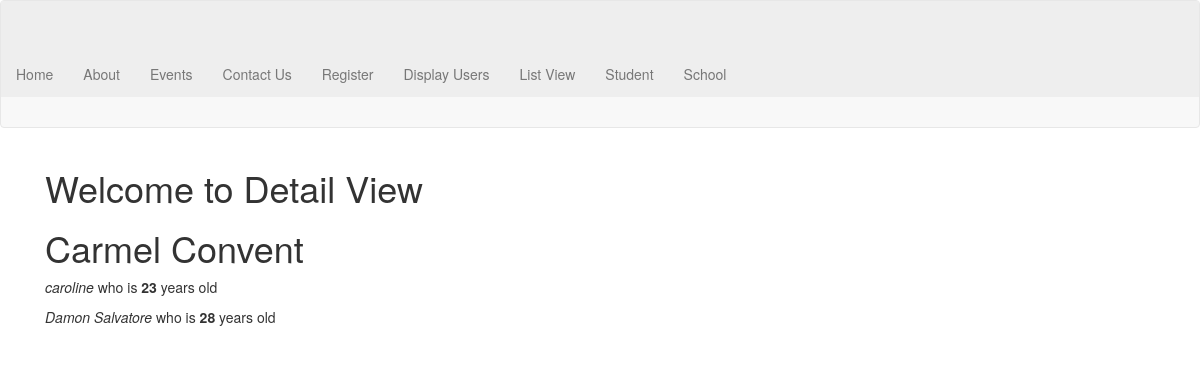
The app's page /first_app/school_list/2/, older data.
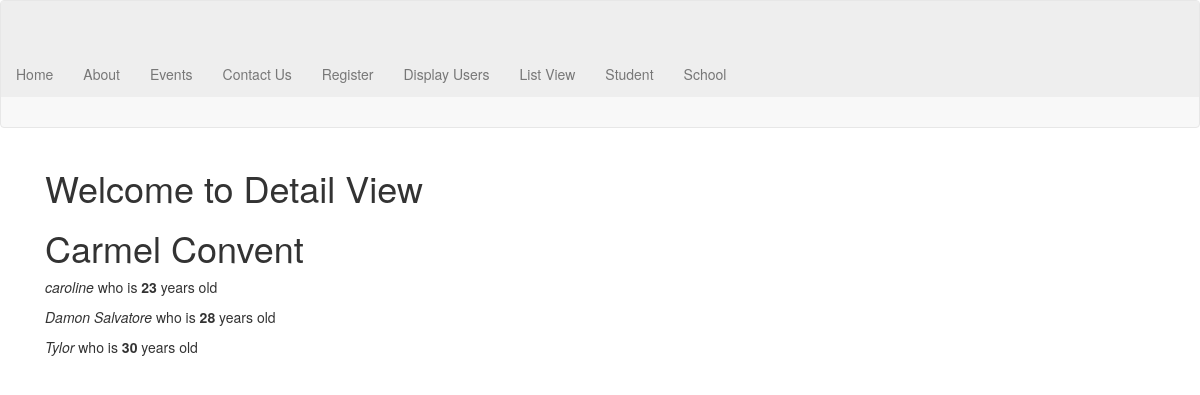
The same page, newer data.
### first_app/models.py (models this page shows, shortened)
class School(models.Model):
    name = models.CharField(max_length=100)
    principal = models.CharField(max_length=100)
    location = models.CharField(max_length=256)

class Student(models.Model):
    name = models.CharField(max_length=100)
    age = models.PositiveIntegerField()
    school = models.ForeignKey(School, related_name="students")

### first_app/views.py (the view)
class StudentDetailView(DetailView):
    context_object_name = 'school_detail'
    model = School
    template_name = 'detail.html'

### first_app/template/detail.html
{% extends 'index.html' %} {% block content %}
<div class="col-md-12">
  <h1>Welcome to Detail View</h1>
  <h1>
    {{school_detail.name}}
  </h1>
  {% for student in school_detail.students.all %}
  <p>
    <em>{{student.name}}</em> who is <strong>{{student.age}}</strong> years old
  </p>
  {% endfor %}
</div>
{% endblock %}

### first_app/template/index.html (shortened to what this page needs)
{% load static %}
<html>
<head>
<link rel="stylesheet" type="text/css" href={% static "css/bootstrap.min.css" %}>
</head>
<body>
 <nav class="navbar navbar-default sticky-top">
  <div class="jumbotron">
    <ul class="nav navbar-nav">
      <li class="nav navbar-link"><a href={% url 'first_app:home' %}>Home</a></li>
      <li class="nav navbar-link">
        <a href={% url 'first_app:about' %}>About
      </li>
      <li><a href={% url 'first_app:event' %}>Events</a></li>
      <li><a href={% url 'first_app:contact' %}>Contact Us</a></li>
    <li><a href={% url 'first_app:register' %}>Register</a></li>
    <li><a href={% url 'first_app:users' %}>Display Users</a></li>
    <li><a href={% url 'first_app:school_list' %}>List View</a></li>
    <li><a href={% url 'first_app:student' %}>Student</a></li>
    <li><a href={% url 'first_app:schools' %}>School</a></li>
  </ul>
  </div>
</nav>
<div class="container">
{% block content %}{% endblock %}
</div>
</body>
</html>

Row changes from the older to the newer data that the page shows:
added Student: name "Tylor", age "30"
